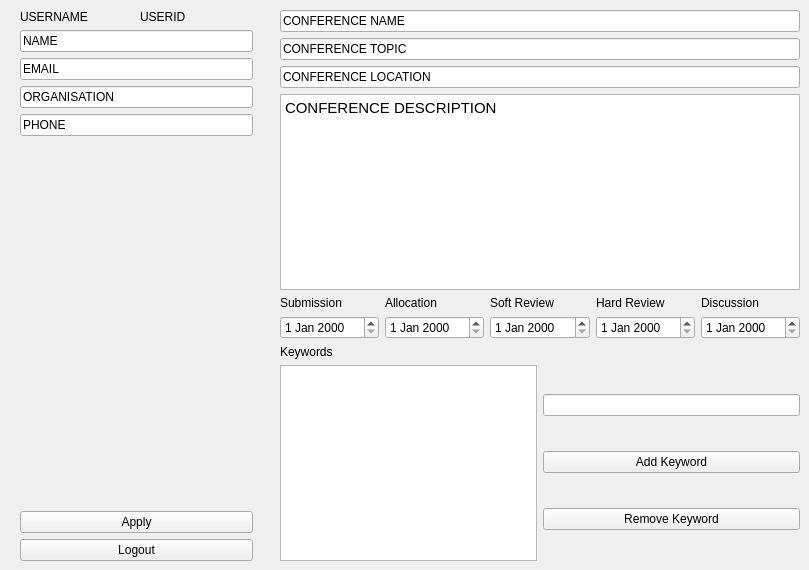
      <widget class="QWidget" name="infoTabChair">
       <attribute name="title">
        <string>Information</string>
       </attribute>
       <widget class="QWidget" name="verticalLayoutWidget_3">
        <property name="geometry">
         <rect>
          <x>20</x>
          <y>10</y>
          <width>233</width>
          <height>551</height>
         </rect>
        </property>
        <layout class="QVBoxLayout" name="verticalLayout_3">
         <item>
          <layout class="QHBoxLayout" name="horizontalLayout_3">
           <item>
            <widget class="QLabel" name="username_2">
             <property name="text">
              <string>USERNAME</string>
             </property>
            </widget>
           </item>
           <item>
            <widget class="QLabel" name="userid_2">
             <property name="text">
              <string>USERID</string>
             </property>
            </widget>
           </item>
          </layout>
         </item>
         <item>
          <widget class="QLineEdit" name="name_2">
           <property name="text">
            <string>NAME</string>
           </property>
          </widget>
         </item>
         <item>
          <widget class="QLineEdit" name="email_2">
           <property name="text">
            <string>EMAIL</string>
           </property>
          </widget>
         </item>
         <item>
          <widget class="QLineEdit" name="organisation_2">
           <property name="text">
            <string>ORGANISATION</string>
           </property>
          </widget>
         </item>
         <item>
          <widget class="QLineEdit" name="phone_2">
           <property name="text">
            <string>PHONE</string>
           </property>
          </widget>
         </item>
         <item>
          <spacer name="verticalSpacer_9">
           <property name="orientation">
            <enum>Qt::Vertical</enum>
           </property>
           <property name="sizeHint" stdset="0">
            <size>
             <width>20</width>
             <height>40</height>
            </size>
           </property>
          </spacer>
         </item>
         <item>
          <widget class="QPushButton" name="applyChair">
           <property name="text">
            <string>Apply</string>
           </property>
          </widget>
         </item>
         <item>
          <widget class="QPushButton" name="logout_2">
           <property name="text">
            <string>Logout</string>
           </property>
          </widget>
         </item>
        </layout>
       </widget>
       <widget class="QWidget" name="verticalLayoutWidget_4">
        <property name="geometry">
         <rect>
          <x>280</x>
          <y>10</y>
          <width>520</width>
          <height>551</height>
         </rect>
        </property>
        <layout class="QVBoxLayout" name="verticalLayout_4">
         <item>
          <widget class="QLineEdit" name="confNameMng">
           <property name="text">
            <string>CONFERENCE NAME</string>
           </property>
          </widget>
         </item>
         <item>
          <widget class="QLineEdit" name="confTopicMng">
           <property name="text">
            <string>CONFERENCE TOPIC</string>
           </property>
          </widget>
         </item>
         <item>
          <widget class="QLineEdit" name="confLocMng">
           <property name="text">
            <string>CONFERENCE LOCATION</string>
           </property>
          </widget>
         </item>
         <item>
          <widget class="QTextEdit" name="confDescMng">
           <property name="html">
            <string>&lt;!DOCTYPE HTML PUBLIC &quot;-//W3C//DTD HTML 4.0//EN&quot; &quot;http://www.w3.org/TR/REC-html40/strict.dtd&quot;&gt;
&lt;html&gt;&lt;head&gt;&lt;meta name=&quot;qrichtext&quot; content=&quot;1&quot; /&gt;&lt;style type=&quot;text/css&quot;&gt;
p, li { white-space: pre-wrap; }
&lt;/style&gt;&lt;/head&gt;&lt;body style=&quot; font-family:'Ubuntu'; font-size:11pt; font-weight:400; font-style:normal;&quot;&gt;
&lt;p style=&quot; margin-top:0px; margin-bottom:0px; margin-left:0px; margin-right:0px; -qt-block-indent:0; text-indent:0px;&quot;&gt;CONFERENCE DESCRIPTION&lt;/p&gt;&lt;/body&gt;&lt;/html&gt;</string>
           </property>
          </widget>
         </item>
         <item>
          <layout class="QVBoxLayout" name="verticalLayout_9">
           <item>
            <layout class="QHBoxLayout" name="horizontalLayout_26">
             <item>
              <widget class="QLabel" name="label_44">
               <property name="text">
                <string>Submission</string>
               </property>
              </widget>
             </item>
             <item>
              <widget class="QLabel" name="label_45">
               <property name="text">
                <string>Allocation</string>
               </property>
              </widget>
             </item>
             <item>
              <widget class="QLabel" name="label_46">
               <property name="text">
                <string>Soft Review</string>
               </property>
              </widget>
             </item>
             <item>
              <widget class="QLabel" name="label_43">
               <property name="text">
                <string>Hard Review</string>
               </property>
              </widget>
             </item>
             <item>
              <widget class="QLabel" name="label_42">
               <property name="text">
                <string>Discussion</string>
               </property>
              </widget>
             </item>
            </layout>
           </item>
           <item>
            <layout class="QHBoxLayout" name="horizontalLayout_27">
             <item>
              <widget class="QDateEdit" name="subDateEdit"/>
             </item>
             <item>
              <widget class="QDateEdit" name="allocDateEdit"/>
             </item>
             <item>
              <widget class="QDateEdit" name="sReviewDateEdit"/>
             </item>
             <item>
              <widget class="QDateEdit" name="hReviewDateEdit"/>
             </item>
             <item>
              <widget class="QDateEdit" name="discDateEdit"/>
             </item>
            </layout>
           </item>
          </layout>
         </item>
         <item>
          <widget class="QLabel" name="label_25">
           <property name="text">
            <string>Keywords</string>
           </property>
          </widget>
         </item>
         <item>
          <layout class="QHBoxLayout" name="horizontalLayout_20">
           <item>
            <widget class="QListWidget" name="confKeyList"/>
           </item>
           <item>
            <layout class="QVBoxLayout" name="verticalLayout_11">
             <item>
              <widget class="QLineEdit" name="confKeyEntry"/>
             </item>
             <item>
              <widget class="QPushButton" name="addConfKey">
               <property name="text">
                <string>Add Keyword</string>
               </property>
              </widget>
             </item>
             <item>
              <widget class="QPushButton" name="rmvConfKey">
               <property name="text">
                <string>Remove Keyword</string>
               </property>
              </widget>
             </item>
            </layout>
           </item>
          </layout>
         </item>
        </layout>
       </widget>
      </widget>
